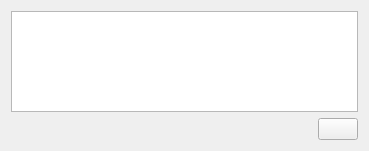
<?xml version="1.0" encoding="UTF-8"?>
<ui version="4.0">
 <class>usbunmounter</class>
 <widget class="QDialog" name="usbunmounter">
  <property name="geometry">
   <rect>
    <x>0</x>
    <y>0</y>
    <width>369</width>
    <height>151</height>
   </rect>
  </property>
  <property name="sizePolicy">
   <sizepolicy hsizetype="Expanding" vsizetype="Expanding">
    <horstretch>0</horstretch>
    <verstretch>0</verstretch>
   </sizepolicy>
  </property>
  <property name="windowTitle">
   <string>usbunmounter</string>
  </property>
  <layout class="QGridLayout" name="gridLayout">
   <item row="0" column="0" colspan="3">
    <widget class="QListWidget" name="mountlistview">
     <property name="sizePolicy">
      <sizepolicy hsizetype="Expanding" vsizetype="Expanding">
       <horstretch>0</horstretch>
       <verstretch>0</verstretch>
      </sizepolicy>
     </property>
     <property name="toolTip">
      <string>&lt;html&gt;&lt;head/&gt;&lt;body&gt;&lt;p&gt;Double Click or Press Enter to Unmount Device&lt;/p&gt;&lt;/body&gt;&lt;/html&gt;</string>
     </property>
     <property name="resizeMode">
      <enum>QListView::Adjust</enum>
     </property>
    </widget>
   </item>
   <item row="1" column="1">
    <spacer name="horizontalSpacer">
     <property name="orientation">
      <enum>Qt::Horizontal</enum>
     </property>
     <property name="sizeHint" stdset="0">
      <size>
       <width>300</width>
       <height>20</height>
      </size>
     </property>
    </spacer>
   </item>
   <item row="1" column="2">
    <widget class="QPushButton" name="cancel">
     <property name="text">
      <string/>
     </property>
     <property name="icon">
      <iconset theme="gtk-cancel">
       <normaloff/>
      </iconset>
     </property>
     <property name="autoDefault">
      <bool>false</bool>
     </property>
    </widget>
   </item>
  </layout>
 </widget>
 <layoutdefault spacing="6" margin="11"/>
 <resources/>
 <connections/>
</ui>
